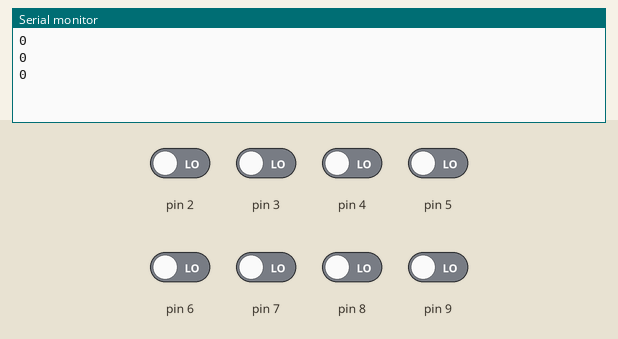
Simulated run of this sketch. Board: Arduino Uno, built with avr-gcc and run on an emulated ATmega328P. Shown: the last lines printed to the serial monitor. The inputs (shaded band) are chosen by the test bench; at power-on: pin 2–9 LOW.

Above: at 2.8 s.
2.9 s: pin 2 driven HIGH
At 3.8 s:
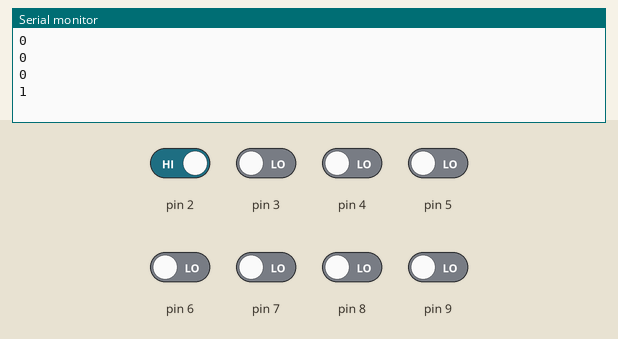
4.4 s: pin 3 driven HIGH
At 5.4 s:
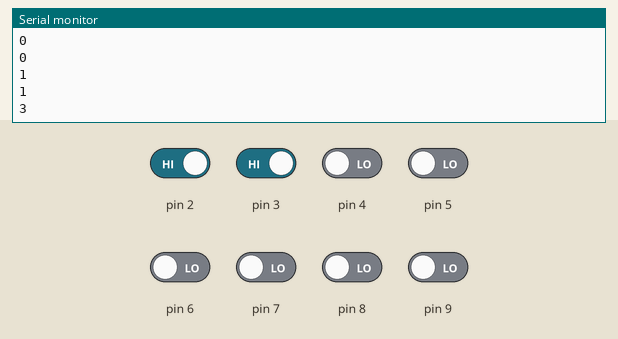
5.9 s: pin 5 driven HIGH
At 6.8 s:
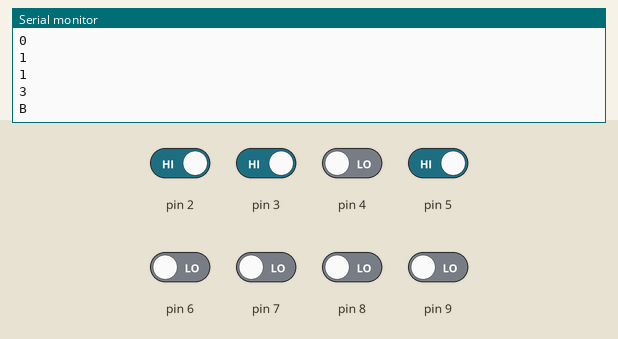
8.5 s: pin 4 driven HIGH
At 9.7 s:
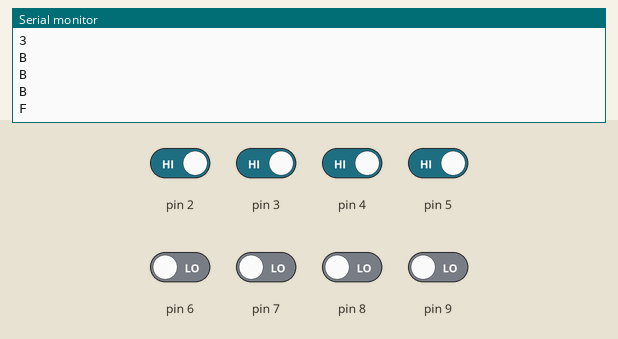
11.5 s: pin 2 driven LOW
At 12.8 s:
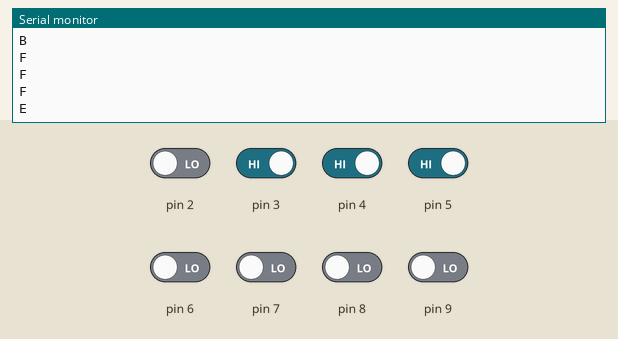
14.5 s: pin 3 driven LOW
At 15.5 s:
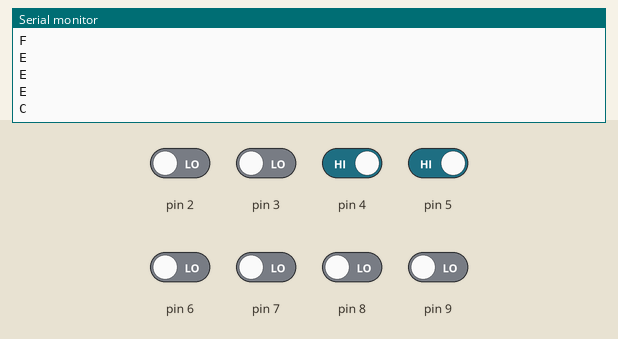
Timing chart, 0 to 17.5 s (numbered marks = the images above; inputs shaded):
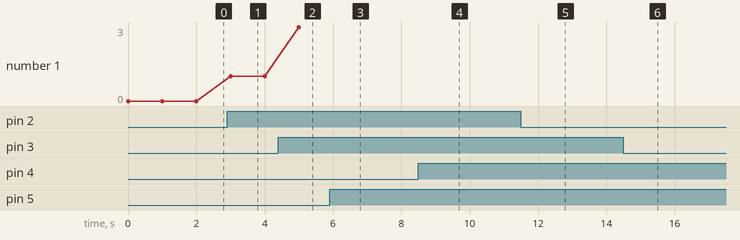

Measured:
- after the input at 2.9 s, the serial monitor: prints a new line after 0.10 s (image 1)
- after the input at 4.4 s, the serial monitor: prints a new line after 0.60 s (image 2)
- after the input at 5.9 s, the serial monitor: prints a new line after 0.10 s (image 3)
- after the input at 8.5 s, the serial monitor: prints a new line after 0.50 s (image 4)
- after the input at 11.5 s, the serial monitor: prints a new line after 0.50 s (image 5)
- after the input at 14.5 s, the serial monitor: prints a new line after 0.50 s (image 6)
- plotted number 1: 0 → 1 after the input at 2.9 s, 1 → 3 after the input at 4.4 s

The sketch:

sketch_tp1_eprom.ino
```cpp
/**
 * Lecture des bits sur une eprom
 */

void setup() {
  for ( int i = 2 ; i < 10 ; i++){
    pinMode(i, INPUT);
  }
  Serial.begin(9600);

}

void loop() {
  unsigned int value = 0;

  for ( int j = 0 ; j < 8 ; j++){
    value += digitalRead(j+2) << j;
  }

  Serial.println(value,HEX);

  delay(1000);
}
```
